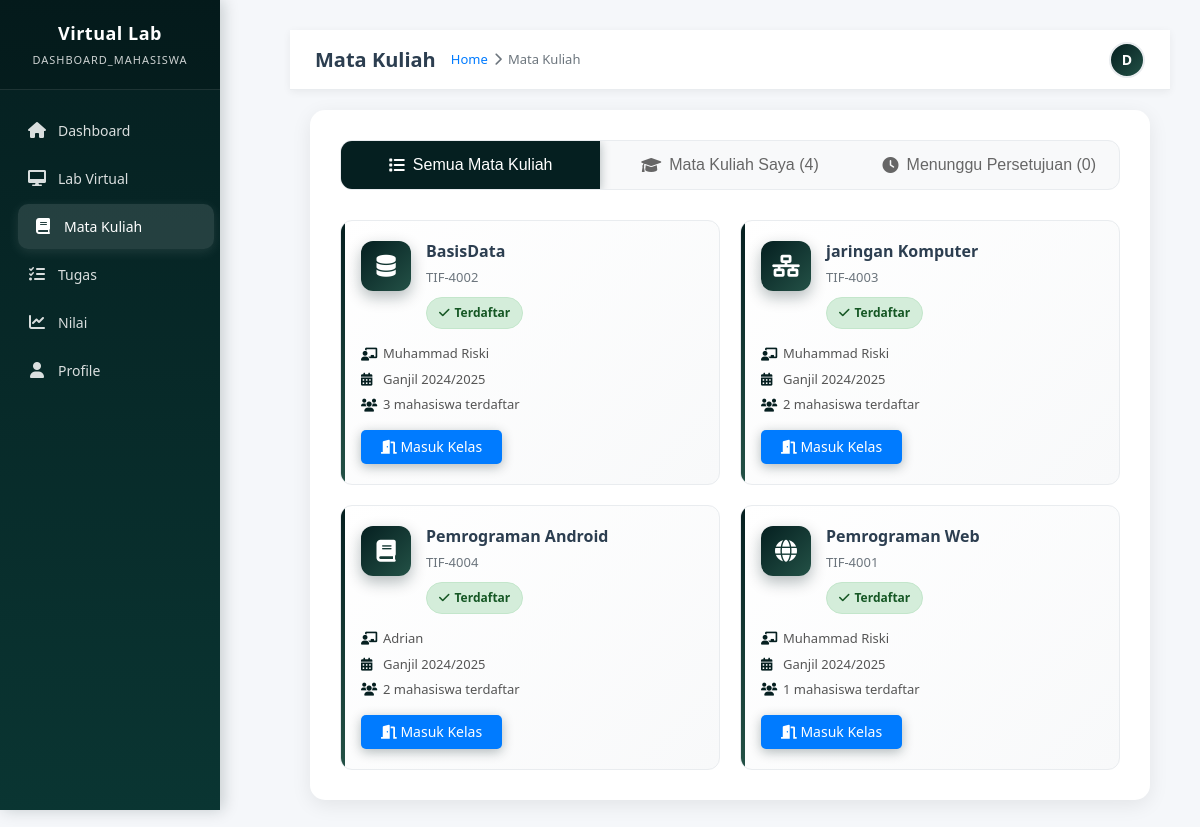
The page /mahasiswa/matakuliah.php (signed in) on the database its author committed.
### tables this page shows
CREATE TABLE `course` (
  `course_id` int(11) NOT NULL,
  `kode_matkul` varchar(20) NOT NULL,
  `nama_matkul` varchar(100) NOT NULL,
  `id_dosen` int(11) NOT NULL,
  `semester` varchar(20) NOT NULL,
  `status` enum('active','inactive') DEFAULT 'active',
  `created_at` datetime DEFAULT current_timestamp(),
  `updated_at` datetime DEFAULT current_timestamp() ON UPDATE current_timestamp()
);

CREATE TABLE `users` (
  `user_id` int(11) NOT NULL,
  `username` varchar(100) NOT NULL,
  `password` varchar(255) NOT NULL,
  `email` varchar(100) NOT NULL,
  `full_name` varchar(255) NOT NULL,
  `phone_number` varchar(20) DEFAULT NULL,
  `role` enum('mahasiswa','dosen','admin') NOT NULL,
  `status` enum('active','inactive','pending') NOT NULL DEFAULT 'pending',
  `profile_picture` varchar(255) DEFAULT NULL,
  `password_reset_token` varchar(255) DEFAULT NULL,
  `password_verified` tinyint(1) DEFAULT 0,
  `last_login` datetime DEFAULT NULL,
  `created_at` datetime DEFAULT current_timestamp(),
  `updated_at` datetime DEFAULT current_timestamp() ON UPDATE current_timestamp()
);

### mahasiswa/matakuliah.php (the view, shortened to what this page needs)
<?php
$database = new Database();
$pdo = $database->getConnection();
$user_id = $_SESSION['user_id'];
$full_name = $_SESSION['full_name'];
function getAllCourses($pdo, $user_id) {
    $sql = "
        SELECT
            c.course_id,
            c.kode_matkul,
            c.nama_matkul,
            c.semester,
            c.status,
            u.full_name as dosen_name,
            u.email as dosen_email,
            COUNT(e2.enrollment_id) as total_enrolled,
            e.status as enrollment_status,
            e.enrolled_at
        FROM course c
        INNER JOIN users u ON c.id_dosen = u.user_id
        LEFT JOIN enrollment e ON c.course_id = e.course_id AND e.user_id = ?
        LEFT JOIN enrollment e2 ON c.course_id = e2.course_id AND e2.status IN ('approved', 'pending')
        WHERE c.status = 'active'
        GROUP BY c.course_id, c.kode_matkul, c.nama_matkul, c.semester, c.status, u.full_name, u.email, e.status, e.enrolled_at
        ORDER BY c.nama_matkul ASC
    ";
    $stmt = $pdo->prepare($sql);
    $stmt->execute([$user_id]);
    return $stmt->fetchAll(PDO::FETCH_ASSOC);
}
function getEnrolledCourses($pdo, $user_id) {
    $sql = "
        SELECT
            c.course_id,
            c.kode_matkul,
            c.nama_matkul,
            c.semester,
            u.full_name as dosen_name,
            e.enrolled_at,
            e.status
        FROM course c
        INNER JOIN enrollment e ON c.course_id = e.course_id
        INNER JOIN users u ON c.id_dosen = u.user_id
        WHERE e.user_id = ? AND c.status = 'active' AND e.status = 'approved'
        ORDER BY e.enrolled_at DESC
    ";
    $stmt = $pdo->prepare($sql);
    $stmt->execute([$user_id]);
    return $stmt->fetchAll(PDO::FETCH_ASSOC);
}
function getPendingEnrollments($pdo, $user_id) {
    $sql = "
        SELECT
            c.course_id,
            c.kode_matkul,
            c.nama_matkul,
            c.semester,
            u.full_name as dosen_name,
            e.enrolled_at,
            e.status
        FROM course c
        INNER JOIN enrollment e ON c.course_id = e.course_id
        INNER JOIN users u ON c.id_dosen = u.user_id
        WHERE e.user_id = ? AND c.status = 'active' AND e.status = 'pending'
        ORDER BY e.enrolled_at DESC
    ";
    $stmt = $pdo->prepare($sql);
    $stmt->execute([$user_id]);
    return $stmt->fetchAll(PDO::FETCH_ASSOC);
}
function getCourseIcon($courseName) {
    $name = strtolower($courseName);
    if (strpos($name, 'web') !== false || strpos($name, 'website') !== false) {
        return 'fa-globe';
    } elseif (strpos($name, 'data') !== false || strpos($name, 'database') !== false) {
        return 'fa-database';
    } elseif (strpos($name, 'program') !== false) {
        return 'fa-code';
    } elseif (strpos($name, 'network') !== false || strpos($name, 'jaringan') !== false) {
        return 'fa-network-wired';
    } else {
        return 'fa-book';
    }
}
$allCourses = getAllCourses($pdo, $user_id);
$enrolledCourses = getEnrolledCourses($pdo, $user_id);
$pendingEnrollments = getPendingEnrollments($pdo, $user_id);
?>
<!DOCTYPE html>
<html lang="id">
<head>
    <link rel="stylesheet" href="https://cdnjs.cloudflare.com/ajax/libs/font-awesome/6.0.0/css/all.min.css">
    <link rel="stylesheet" href="mahasiswa.css">
</head>
<body>
    <div class="main-content">
        <div class="top-nav">
            <div class="nav-left">
                <h1 class="page-title">Mata Kuliah</h1>
                <div class="breadcrumb">
                    <a href="dashboard_mahasiswa.php">Home</a>
                    <i class="fas fa-chevron-right"></i>
                    <span>Mata Kuliah</span>
                </div>
            </div>
            <div class="nav-right">
                <div class="user-menu">
                    <div class="user-avatar">
                        <?php echo strtoupper(substr($full_name, 0, 1)); ?>
                    </div>
                </div>
            </div>
        </div>
        <div class="content-area">
            <div class="tabs-container">
                <div class="tabs">
                    <button class="tab active" onclick="switchTab(event, 'all-courses')">
                        <i class="fas fa-list"></i>
                        Semua Mata Kuliah
                    </button>
                    <button class="tab" onclick="switchTab(event, 'my-courses')">
                        <i class="fas fa-graduation-cap"></i>
                        Mata Kuliah Saya (<?php echo count($enrolledCourses); ?>)
                    </button>
                    <button class="tab" onclick="switchTab(event, 'pending-courses')">
                        <i class="fas fa-clock"></i>
                        Menunggu Persetujuan (<?php echo count($pendingEnrollments); ?>)
                    </button>
                </div>
                <div id="all-courses" class="tab-content active">
                    <?php if (empty($allCourses)): ?>
                        <div class="empty-state">
                            <i class="fas fa-book-open"></i>
                            <h3>Tidak Ada Mata Kuliah</h3>
                            <p>Belum ada mata kuliah yang tersedia saat ini.</p>
                        </div>
                    <?php else: ?>
                        <div class="course-grid">
                            <?php foreach ($allCourses as $course): ?>
                                <div class="course-card">
                                    <div class="course-header">
                                        <div class="course-icon">
                                            <i class="fas <?php echo getCourseIcon($course['nama_matkul']); ?>"></i>
                                        </div>
                                        <div class="course-info">
                                            <div class="course-title"><?php echo htmlspecialchars($course['nama_matkul']); ?></div>
                                            <div class="course-code"><?php echo htmlspecialchars($course['kode_matkul']); ?></div>
                                            <?php if ($course['enrollment_status'] === 'approved'): ?>
                                                <span class="status-badge enrolled-badge">
                                                    <i class="fas fa-check"></i> Terdaftar
                                                </span>
                                            <?php elseif ($course['enrollment_status'] === 'pending'): ?>
                                                <span class="status-badge pending-badge">
                                                    <i class="fas fa-clock"></i> Menunggu Persetujuan
                                                </span>
                                            <?php elseif ($course['enrollment_status'] === 'rejected'): ?>
                                                <span class="status-badge rejected-badge">
                                                    <i class="fas fa-times"></i> Ditolak
                                                </span>
                                            <?php endif; ?>
                                        </div>
                                    </div>
                                    <div class="course-details">
                                        <div class="info-item">
                                            <i class="fas fa-chalkboard-teacher"></i>
                                            <?php echo htmlspecialchars($course['dosen_name']); ?>
                                        </div>
                                        <div class="info-item">
                                            <i class="fas fa-calendar-alt"></i>
                                            <?php echo htmlspecialchars($course['semester']); ?>
                                        </div>
                                        <div class="info-item">
                                            <i class="fas fa-users"></i>
                                            <span class="student-count"><?php echo $course['total_enrolled']; ?> mahasiswa terdaftar</span>
                                        </div>
                                    </div>
                                    <div class="course-actions">
                                        <?php if ($course['enrollment_status'] === 'approved'): ?>
                                            <a href="mata_kuliah_detail.php?id=<?php echo $course['course_id']; ?>" class="btn btn-primary">
                                                <i class="fas fa-door-open"></i> Masuk Kelas
                                            </a>
                                        <?php elseif ($course['enrollment_status'] === 'rejected'): ?>
                                            <span class="btn btn-secondary" style="cursor: not-allowed;">
                                                <i class="fas fa-ban"></i> Ditolak
                                            </span>
                                        <?php endif; ?>
                                    </div>
                                </div>
                            <?php endforeach; ?>
                        </div>
                    <?php endif; ?>
                </div>
            </div>
        </div>
    </div>
</body>
</html>

### rows shown on the page
course: nama_matkul "BasisData", kode_matkul "TIF-4002", id_dosen.full_name "Muhammad Riski", semester "Ganjil 2024/2025", total_enrolled "3"
course: nama_matkul "jaringan Komputer", kode_matkul "TIF-4003", id_dosen.full_name "Muhammad Riski", semester "Ganjil 2024/2025", total_enrolled "2"
course: nama_matkul "Pemrograman Android", kode_matkul "TIF-4004", id_dosen.full_name "Adrian", semester "Ganjil 2024/2025", total_enrolled "2"
course: nama_matkul "Pemrograman Web", kode_matkul "TIF-4001", id_dosen.full_name "Muhammad Riski", semester "Ganjil 2024/2025", total_enrolled "1"

### other values the page prints
substr($full_name, 0, 1) "D"
count($enrolledCourses) "4"
count($pendingEnrollments) "0"
